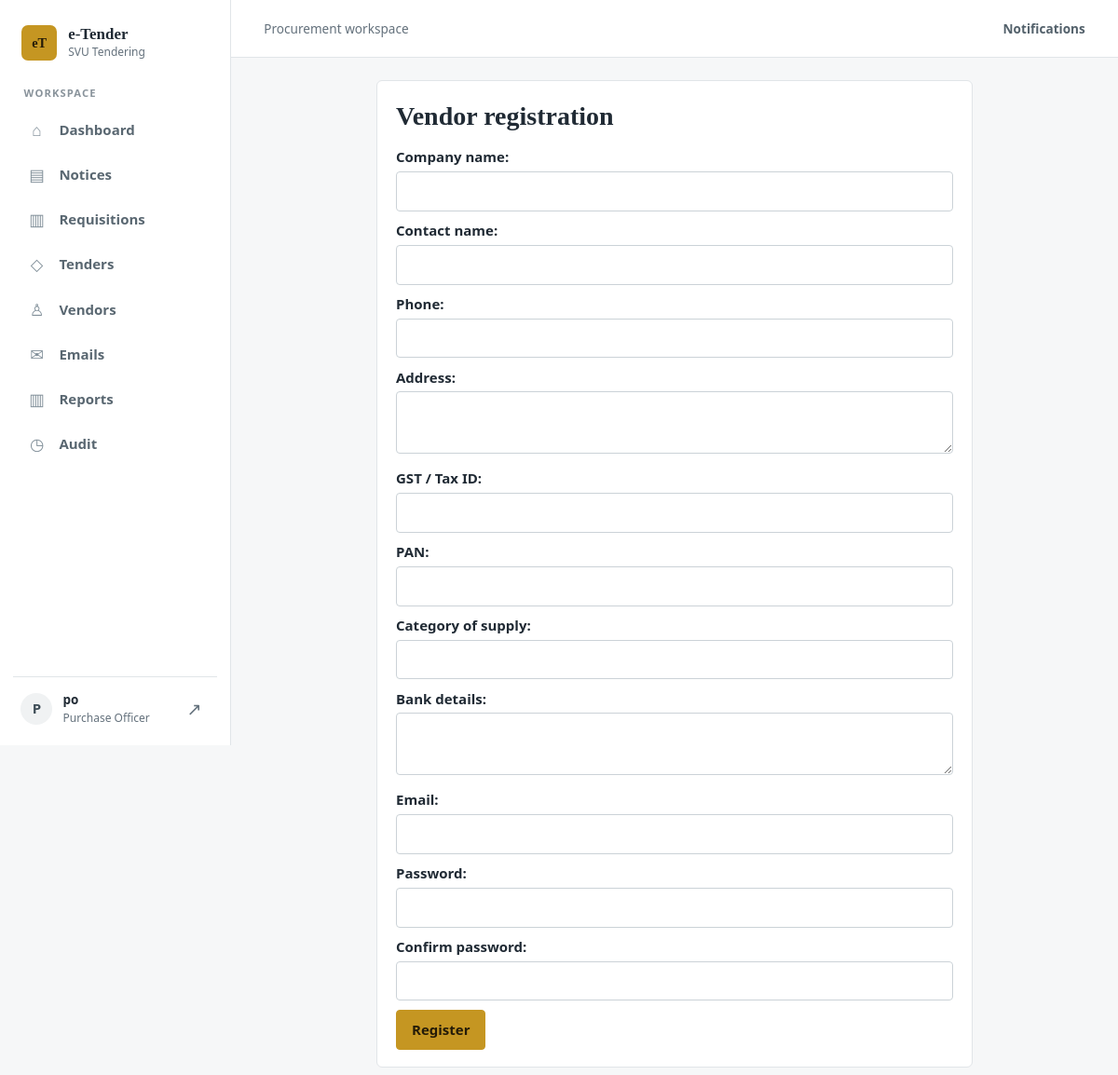
Screenshot of /vendor/register/ (signed in) with the database file from the repository.
### accounts/models.py (models this page shows, shortened)
class User(AbstractUser):
    class Role(models.TextChoices):
        ADMIN = 'ADMIN', 'Admin'
        PO = 'PO', 'Purchase Officer'
        HOD = 'HOD', 'Head of Department'
        TC = 'TC', 'Technical Committee'
        FC = 'FC', 'Finance Committee'
        CFO = 'CFO', 'CFO'
        VENDOR = 'VENDOR', 'Vendor'
    email = models.EmailField(unique=True)
    role = models.CharField(max_length=10, choices=Role.choices, default=Role.VENDOR)
    phone = models.CharField(max_length=30, blank=True)
    email_verified = models.BooleanField(default=False)
    failed_attempts = models.PositiveIntegerField(default=0)
    locked_until = models.DateTimeField(null=True, blank=True)
    INTERNAL_ROLES = ('ADMIN', 'PO', 'HOD', 'TC', 'FC', 'CFO')

### accounts/views.py (the view, shortened to what this page needs)
# urls.py: path('vendor/register/', views.register, name='register'),
def register(request):
    form = VendorRegisterForm(request.POST or None)
    return render(request, 'accounts/register.html', {'form': form})

### accounts/forms.py (shortened to what this page needs)
class VendorRegisterForm(forms.ModelForm):
    email = forms.EmailField()
    password = forms.CharField(widget=forms.PasswordInput)
    password2 = forms.CharField(widget=forms.PasswordInput, label='Confirm password')
    class Meta:
        model = Vendor
        fields = ['company_name', 'contact_name', 'phone', 'address', 'tax_id', 'pan', 'category', 'bank_details']
        widgets = {'address': forms.Textarea(attrs={'rows': 2}), 'bank_details': forms.Textarea(attrs={'rows': 2})}

### tenders/context_processors.py (called while the page is built)
def globals(request):
    from django.conf import settings
    ctx = {'ORG_NAME': settings.ORG_NAME}
    u = getattr(request, 'user', None)
    if u is not None and u.is_authenticated:
        from .models import Notification
        ctx['unread_count'] = Notification.objects.filter(user=u, read_at__isnull=True).count()
    return ctx

### templates/accounts/register.html
{% extends 'base.html' %}{% block content %}<div class="card" style="max-width:640px;margin:auto"><h1>Vendor registration</h1>
<form method="post">{% csrf_token %}{{ form.as_p }}<button>Register</button></form></div>{% endblock %}

### templates/base.html (shortened to what this page needs)
<!doctype html>
<html lang="en">
<head>
	{% load static %}<link rel="stylesheet" href="{% static 'css/style.css' %}">
</head>
<body>
{% if user.is_authenticated %}
<div class="app-shell">
	<aside class="sidebar">
		<a class="sidebar-brand" href="/">
			<span class="brand-mark" aria-hidden="true">eT</span>
			<span class="brand-copy"><strong>e-Tender</strong><small>{{ ORG_NAME }}</small></span>
		</a>
		<p class="sidebar-section-label">Workspace</p>
		<nav class="side-nav" aria-label="Main navigation">
			<a class="side-link{% if request.resolver_match.url_name == 'dashboard' %} active{% endif %}" href="{% url 'dashboard' %}"><span class="nav-icon" aria-hidden="true">⌂</span>Dashboard</a>
			<a class="side-link{% if request.resolver_match.url_name == 'notice_list' %} active{% endif %}" href="{% url 'notice_list' %}"><span class="nav-icon" aria-hidden="true">▤</span>Notices</a>
			{% if user.role == 'HOD' or user.role == 'PO' or user.role == 'ADMIN' %}<a class="side-link" href="{% url 'requisition_list' %}"><span class="nav-icon" aria-hidden="true">▥</span>Requisitions</a>{% endif %}
			<a class="side-link" href="{% url 'tender_list' %}"><span class="nav-icon" aria-hidden="true">◇</span>Tenders</a>
			{% if user.role == 'PO' or user.role == 'ADMIN' %}
			<a class="side-link{% if request.resolver_match.url_name == 'vendor_list' %} active{% endif %}" href="{% url 'vendor_list' %}"><span class="nav-icon" aria-hidden="true">♙</span>Vendors</a>
			<a class="side-link{% if request.resolver_match.url_name == 'email_log' %} active{% endif %}" href="{% url 'email_log' %}"><span class="nav-icon" aria-hidden="true">✉</span>Emails</a>
			{% endif %}
			{% if user.role == 'PO' or user.role == 'ADMIN' or user.role == 'CFO' %}
			<a class="side-link{% if request.resolver_match.url_name == 'reports' %} active{% endif %}" href="{% url 'reports' %}"><span class="nav-icon" aria-hidden="true">▥</span>Reports</a>
			{% endif %}
			{% if user.role != 'VENDOR' %}
			<a class="side-link{% if request.resolver_match.url_name == 'audit' %} active{% endif %}" href="{% url 'audit' %}"><span class="nav-icon" aria-hidden="true">◷</span>Audit</a>
			{% endif %}
		</nav>
		<div class="sidebar-spacer"></div>
		<div class="sidebar-user">
			<span class="user-avatar" aria-hidden="true">{{ user.username|slice:":1"|upper }}</span>
			<span class="user-copy"><strong>{{ user.username }}</strong><small>{{ user.get_role_display }}</small></span>
			<a class="signout-link" href="{% url 'logout' %}" aria-label="Sign out">↗</a>
		</div>
	</aside>
	<div class="app-main">
		<header class="topbar">
			<span class="topbar-context">Procurement workspace</span>
			<div class="topbar-actions">
				<a class="notifications-link" href="{% url 'notifications' %}">Notifications{% if unread_count %}<span class="notification-count">{{ unread_count }}</span>{% endif %}</a>
			</div>
		</header>
{% endif %}
<main>
	{% block content %}{% endblock %}
</main>
{% if user.is_authenticated %}</div></div>{% endif %}
</body>
</html>

### static/css/style.css (style rules this page uses)
:root { color-scheme: light; --bg: #f6f7f8; --surface: #ffffff; --ink: #202a34; --muted: #64717c; --gold: #c59622; --gold-deep: #8c650b; --gold-wash: #fff7df; --line: #e1e5e8; --ok: #18734e; --bad: #b43d3d; --warn: #8c650b; }
* { box-sizing: border-box; }
body { margin: 0; background: var(--bg); color: var(--ink); font: 15px/1.55 "Segoe UI", Tahoma, sans-serif; }
a { color: var(--gold-deep); text-decoration: none; }
.app-shell { display: grid; grid-template-columns: 248px minmax(0, 1fr); min-height: 100vh; }
.sidebar { position: sticky; top: 0; display: flex; height: 100vh; flex-direction: column; padding: 1.35rem .9rem 1rem; background: var(--surface); border-right: 1px solid var(--line); }
.sidebar-brand { display: flex; align-items: center; gap: .75rem; padding: .35rem .55rem 1.5rem; color: var(--ink); text-decoration: none; }
.brand-mark { display: grid; width: 38px; aspect-ratio: 1; place-items: center; border-radius: 7px; background: var(--gold); color: #241b08; font: 700 .9rem Georgia, "Times New Roman", serif; }
.brand-copy, .user-copy { display: grid; min-width: 0; }
.brand-copy strong { font: 700 1.06rem Georgia, "Times New Roman", serif; }
.brand-copy small, .user-copy small { overflow: hidden; color: var(--muted); font-size: .75rem; text-overflow: ellipsis; white-space: nowrap; }
.sidebar-section-label { margin: .1rem .7rem .55rem; color: #89939b; font-size: .7rem; font-weight: 750; letter-spacing: .1em; text-transform: uppercase; }
.side-nav { display: grid; gap: .2rem; }
.side-link { display: flex; min-height: 42px; align-items: center; gap: .8rem; padding: .55rem .7rem; border-left: 3px solid transparent; border-radius: 0 4px 4px 0; color: #596771; font-weight: 550; transition: color .15s ease, background-color .15s ease; }
.nav-icon { display: grid; width: 22px; flex: 0 0 22px; place-items: center; color: #82909a; font-size: 1.1rem; }
.sidebar-spacer { flex: 1; }
.sidebar-user { display: flex; align-items: center; gap: .7rem; padding: .9rem .5rem .2rem; border-top: 1px solid var(--line); }
.user-avatar { display: grid; width: 34px; aspect-ratio: 1; flex: 0 0 34px; place-items: center; border-radius: 50%; background: #f0f2f3; color: #3e4d57; font-weight: 750; }
.user-copy { flex: 1; }
.user-copy strong { overflow: hidden; font-size: .84rem; text-overflow: ellipsis; white-space: nowrap; }
.signout-link { display: grid; width: 32px; aspect-ratio: 1; place-items: center; border-radius: 4px; color: var(--muted); font-size: 1.2rem; }
.app-main { min-width: 0; }
.topbar { display: flex; min-height: 62px; align-items: center; justify-content: space-between; gap: 1rem; padding: .7rem clamp(1rem, 3vw, 2.2rem); border-bottom: 1px solid var(--line); background: var(--surface); }
.topbar-context { color: var(--muted); font-size: .85rem; }
.topbar-actions { display: flex; align-items: center; gap: 1rem; }
.notifications-link { display: inline-flex; align-items: center; gap: .5rem; color: #53616b; font-size: .85rem; font-weight: 600; }
main { width: min(1200px, 100%); margin: 1.8rem auto; padding: 0 clamp(1rem, 4vw, 2.5rem); }
.app-main main { width: 100%; margin: 1.5rem auto; padding: 0 clamp(1rem, 3vw, 2.2rem); }
.card { margin-bottom: 1rem; padding: 1.15rem 1.25rem; overflow-x: auto; background: var(--surface); border: 1px solid var(--line); border-radius: 6px; }
h1, h2, h3 { color: var(--ink); }
h1 { margin: .15rem 0 1rem; font-family: Georgia, "Times New Roman", serif; font-size: 1.75rem; line-height: 1.2; }
.btn, button { display: inline-block; padding: .55rem 1rem; border: 1px solid var(--gold); border-radius: 4px; background: var(--gold); color: #241b08; cursor: pointer; font: inherit; font-weight: 650; transition: background-color .15s ease, border-color .15s ease; }
form p { margin: .6rem 0; }
label { display: block; margin-bottom: .2rem; font-weight: 600; }
input, select, textarea { width: 100%; padding: .55rem .65rem; border: 1px solid #cbd2d7; border-radius: 4px; background: var(--surface); color: var(--ink); font: inherit; }

### rows the page displays
User: username "P", username "po", role "Purchase Officer"

### other values shown
{{ ORG_NAME }} "SVU Tendering"
